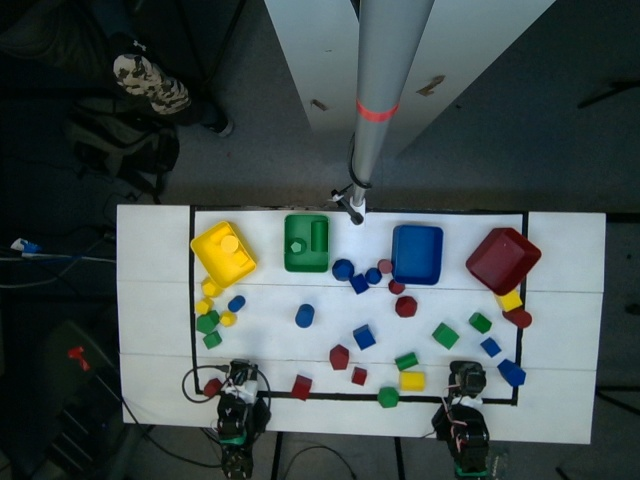
#> input picture code/camera_reference.jpg, 640 x 480 px
$ python -i shape_dataset.py   (imports and definitions only)
#> lines starting #> are read from the running program, lines starting #| are printed output that depends on the picture; after the words box and inside, x2 and y2 are one past the last pixel; in counts of white or black regions, pixels touching at a corner belong together
#> further down, picture is the input picture: shape (480, 640, 3); mean B, G, R 79.5, 80.3, 68.4
### code/vision.py
"""Top-camera vision for the classical (pre-programmed) colour sorter. Separate from the competition kit.

detect(img_bgr) -> dict with
    table:   convex hull of the white table (only things inside it count)
    bins:    {colour: (cx, cy, w, h, angle)}  large coloured blobs (biggest one per colour)
    objects: [(colour, cx, cy, angle_deg, area_px, w, h)]  small coloured blobs on the table, not inside a bin
Colours: red, yellow, green, blue. All in pixels of the 640x480 top image.
python classical\\vision.py <image.png> [...]   -> writes <image>_vision.png with everything drawn on it
"""
import sys
from pathlib import Path

import os
import cv2
import numpy as np

# HSV ranges (OpenCV: H 0-179). Tuned on setup_ref\top.png and colour v2 demo frames (25 Nov).
COLOURS = {
    "red":    [((0, 110, 20), (8, 255, 255)), ((170, 110, 20), (179, 255, 255))],
    "yellow": [((18, 110, 110), (35, 255, 255))],
    "green":  [((40, 80, 40), (85, 255, 255))],
    "blue":   [((95, 110, 40), (130, 255, 255))],
}
BIN_MIN_AREA = 1500       # px: a bin is a big blob (live 25 Nov: 2000-5600)
OBJ_MIN_AREA = 80         # px: smaller blobs are noise (26 Nov: 120 -> 80, the small red cube is ~116)
OBJ_MAX_AREA = 1400       # px: small objects ~200-400, large ones up to ~1000
DRAW = {"red": (0, 0, 255), "yellow": (0, 220, 255), "green": (0, 200, 0), "blue": (255, 80, 0)}
# Where loose objects may be (inside the black-tape source area, pixels of the 640x480 top image; the top camera has
# not moved more than 1 px since the colour v2 demos). The lower-left corner is left out: the left arm's base and its
# red/black cables sit there. Bins are found anywhere on the table.
# 26 Nov 01:00: the cut-out for the left arm's base was too big (y > 350): it hid a red dodecahedron and two green
# blocks right in front of the left arm. Now only below y 378 (the base + its red cables start at ~y 385).
# 26 Nov pm: the INNER EDGE OF THE BLACK LINE (the marked source area), measured from the top camera (left x 196,
# right 524 at the top -> 508 at the bottom, bottom y 384 on the left -> 398 on the right). sort.py only takes blocks
# whose centre is SORT_LINE_IN px (10) inside it. Old polygon: (205,215),(518,222),(514,400),(300,400),(300,378),(205,378)
SOURCE_POLY = np.array([(197, 212), (524, 216), (519, 300), (513, 360), (508, 398), (430, 398), (350, 394), (310, 391),
                        (250, 386), (197, 384)], np.int32)


TABLE_V = 165   # lab table brightness threshold (25 Nov)


# [16 lines left out: function table_hull, not called in this run]


def colour_mask(hsv, name):
    m = np.zeros(hsv.shape[:2], np.uint8)
    for lo, hi in COLOURS[name]:
        m |= cv2.inRange(hsv, lo, hi)
    m = cv2.morphologyEx(m, cv2.MORPH_OPEN, np.ones((3, 3), np.uint8))
    return cv2.morphologyEx(m, cv2.MORPH_CLOSE, np.ones((5, 5), np.uint8))


# [186 lines left out: functions true_centre, detect_avg, detect, draw, find_blob, find_block_edge and 1 more, not called in this run]


# [7 lines that do not run on import are left out]

# [29 lines left out: function find_bins_by_rim, not called in this run]

### code/shape_dataset.py
"""Build the SHAPE-classifier training set from the shape demos (26 Nov). No robot needed, reads the datasets only.
    python classical\\shape_dataset.py [dataset ...]        (default: ieee_shape_clean ieee_shape_v2)
For every demo grab (gripper closes after being open):
  * the GRABBED block = a block that disappears from the table (top camera, as in grab_points.py); if several vanish
    (both arms busy) the one whose direction matches this arm's shoulder pan at the grab (geometric pan model, < 8 deg);
  * its picture = a 64x64 crop from the top camera, from the episode's first frame if it was already there (no arm in
    the way), else from just before the grab;
  * its LABEL = the bin it was dropped into: when the gripper opens again, the arm's shoulder pan says which bin it is
    over (pan of each bin = the arm's geometric pan at the bin centre; must be < 9 deg from one bin and clearly further
    from the others). Bin -> shape with the official Round 2 mapping (rulebook 5.8.1.46): red = cube, blue = cylinder,
    green = dodecahedron, yellow = pentagonal prism.
  * bins are found by their RIM (the shape-demo bins are full of blocks of every colour, so the usual "one big patch
    of colour" bin finder fails); a bin missed in one episode is taken from the previous episodes if the other bins
    are still in the same places (the layout changes between demo sessions).
Writes classical\\shape_data\\crops.npz + one montage picture per class (to check the labels by eye).
"""
import sys
from pathlib import Path

import cv2
import numpy as np

HERE = Path(__file__).parent
sys.path.insert(0, str(HERE))
import model  # noqa: E402
import vision  # noqa: E402

BIN_TO_SHAPE = {"red": "cube", "blue": "cylinder", "green": "dodecahedron", "yellow": "pentagonal_prism"}
CROP = 64


def top_img(ds, idx):
    t = ds[idx]["observation.images.top"]
    return cv2.cvtColor((t.permute(1, 2, 0).numpy() * 255).astype(np.uint8), cv2.COLOR_RGB2BGR)


WRIST_SIZE = (160, 90)        # wrist frames saved at this size (w, h); both wrist cameras are 16:9
WRIST_DT = (-8, -4, 0, 4)     # frames around the moment the gripper starts closing


# [10 lines left out: functions wrist_img, crop, not called in this run]


def full_bins(img, vmax=345):
    """Bins found by their coloured RIM, even when full of blocks: closed colour mask -> convex hull -> the outer band
    of the hull must be mostly that colour. Returns {colour: (cx, cy, w, h, angle, rim_fraction)}."""
#> called with vmax = 345
    hsv = cv2.cvtColor(cv2.GaussianBlur(img, (5, 5), 0), cv2.COLOR_BGR2HSV)
#> hsv: shape (480, 640, 3); mean H, S, V 86.9, 93, 85.1
    top = np.zeros(img.shape[:2], np.uint8)
    top[150:vmax, 150:580] = 255
    found = {}
    for name in vision.COLOURS:
        m = vision.colour_mask(hsv, name) & top
        mc = cv2.morphologyEx(m, cv2.MORPH_CLOSE, cv2.getStructuringElement(cv2.MORPH_ELLIPSE, (15, 15)))
        cnts, _ = cv2.findContours(mc, cv2.RETR_EXTERNAL, cv2.CHAIN_APPROX_SIMPLE)
        best = None
        for c in cnts:
            hull = cv2.convexHull(c)
            ha = cv2.contourArea(hull)
            (cx, cy), (bw, bh), ang = cv2.minAreaRect(hull)
            if ha < 900 or not (28 <= min(bw, bh) and max(bw, bh) <= 95):     # bin-sized (26 Nov: v2 bins ~1000-1700 px)
                continue
            filled = np.zeros_like(m)
            cv2.drawContours(filled, [hull], -1, 255, -1)
            ring = cv2.subtract(filled, cv2.erode(filled, np.ones((9, 9), np.uint8)))
            rim = float((m[ring > 0] > 0).mean())
            if rim < (0.35 if name == "blue" else 0.45):
                continue
            if best is None or ha > best[0]:
                best = (ha, (cx, cy, bw, bh, ang, rim))
        if best:
            found[name] = best[1]
#> this loop made 4 passes
#> pass 1, in full_bins, `m = vision.colour_mask(hsv, name) & top`:
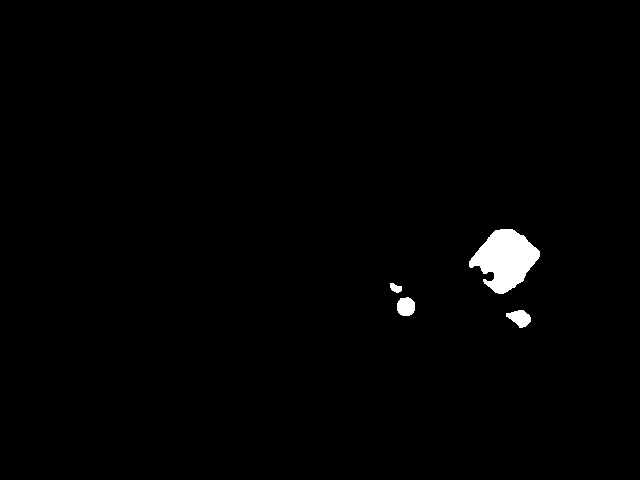
#> m: shape (480, 640); 1.1% white; 4 white regions, box (x1, y1, x2, y2) and area: (469, 229, 540, 294) 2785, (506, 310, 531, 328) 285, (397, 297, 415, 316) 283, (390, 283, 402, 293) 82
#> pass 2, in full_bins, `m = vision.colour_mask(hsv, name) & top`:
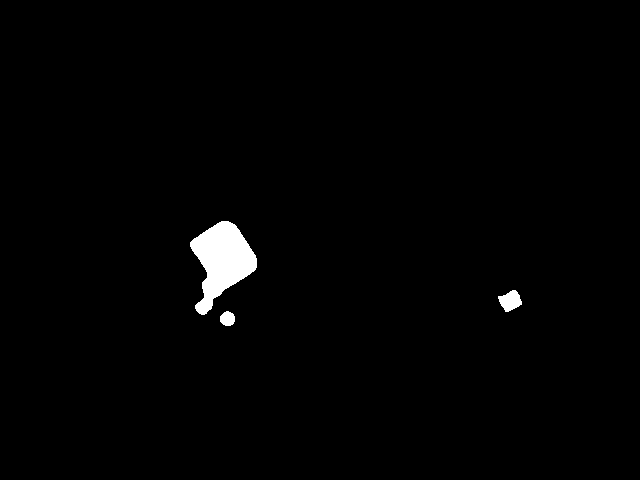
#> m: shape (480, 640); 1.3% white; 3 white regions, box (x1, y1, x2, y2) and area: (190, 221, 257, 315) 3424, (498, 290, 522, 312) 339, (220, 311, 235, 326) 176
#> after the loop:
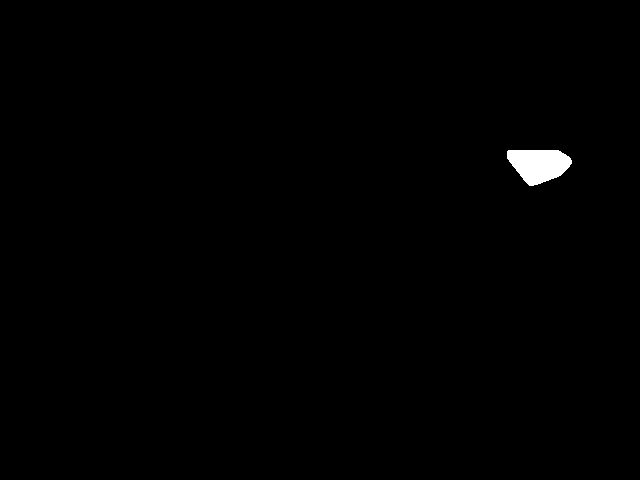
#> filled: shape (480, 640); 0.54% white; 1 white region, box (x1, y1, x2, y2) and area: (507, 150, 572, 186) 1665
#> after the loop:
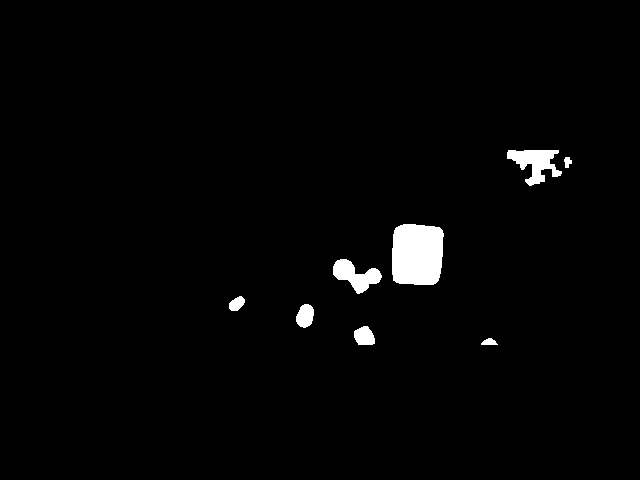
#> m: shape (480, 640); 1.9% white; 8 white regions, largest, box (x1, y1, x2, y2) and area: (392, 224, 444, 285) 2883, (507, 150, 562, 186) 1032, (333, 259, 382, 294) 868
#> after the loop:
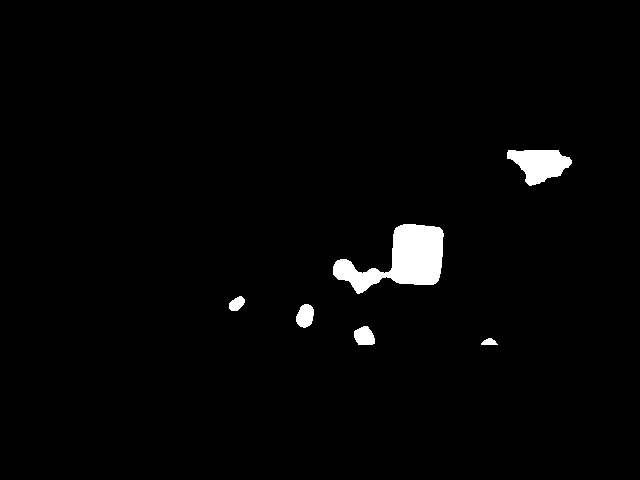
#> mc: shape (480, 640); 2% white; 6 white regions, box (x1, y1, x2, y2) and area: (333, 224, 444, 294) 3863, (507, 150, 572, 186) 1474, (296, 304, 314, 328) 327, (354, 326, 375, 345) 314, (229, 296, 245, 311) 167, (481, 338, 498, 345) 82
#> after the loop, found = {'red': (504.5, 259.8, 61.85, 54.32, -50.71, 0.819), 'yellow': (215.6, 267.1, 80.15, 72.39, -33.69, 0.568), 'green': (306.5, 243, 58, 45, -90, 0.979), 'blue': (539, 167.5, 35, 64, -90, 0.599)}
    return found


# [103 lines left out: functions episode_bins, collect, montage, not called in this run]


# [21 lines not run here, left out]

>>> import cv2
>>> picture = cv2.imread('camera_reference.jpg')
>>> result = full_bins(picture)
#> result has the same summary as found in full_bins
